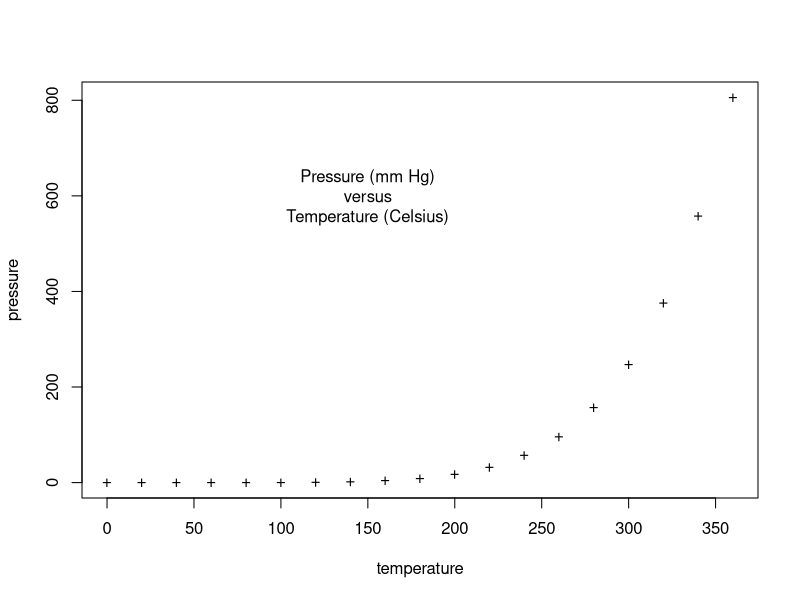
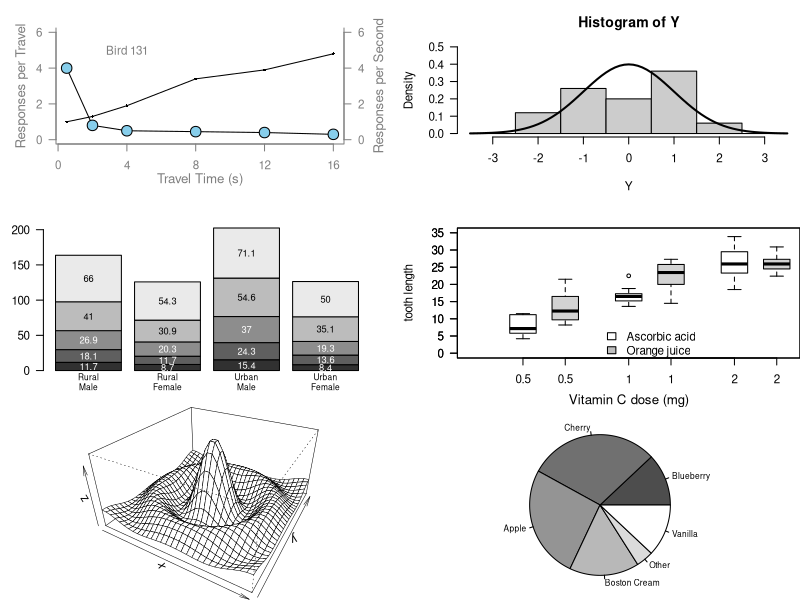
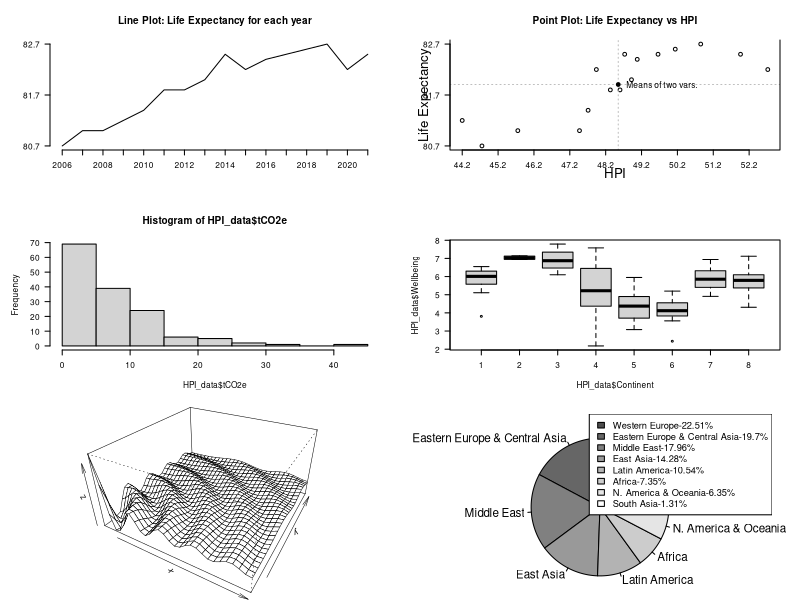

R code for these plots, in order:
## ---- chunk 1
### Paul Murrell's R examples (selected)

## Start plotting from basics 
# Note the order
plot(pressure, pch="+")  # Can you change pch? A: pch="+"
text(150, 600, 
     "Pressure (mm Hg)\nversus\nTemperature (Celsius)")

#  Examples of standard high-level plots 
#  In each case, extra output is also added using low-level 
#  plotting functions.
# 

# Setting the parameter (3 rows by 2 cols)
par(mfrow=c(3, 2))

# Scatterplot
# Note the incremental additions

x <- c(0.5, 2, 4, 8, 12, 16)
y1 <- c(1, 1.3, 1.9, 3.4, 3.9, 4.8)
y2 <- c(4, .8, .5, .45, .4, .3)

# Setting label orientation, margins c(bottom, left, top, right) & text size
par(las=1, mar=c(4, 4, 2, 4), cex=.7) 
plot.new()
plot.window(range(x), c(0, 6))
lines(x, y1)
lines(x, y2)
points(x, y1, pch=16, cex=0.5) # Try different cex value?  cex=0.5
points(x, y2, pch=21, bg="skyblue", cex=2)  # Different background color
par(col="gray50", fg="gray50", col.axis="gray50")
axis(1, at=seq(0, 16, 4)) # What is the first number standing for? X-axis
axis(2, at=seq(0, 6, 2))
axis(4, at=seq(0, 6, 2))
box(bty="u")
mtext("Travel Time (s)", side=1, line=2, cex=0.8)
mtext("Responses per Travel", side=2, line=2, las=0, cex=0.8)
mtext("Responses per Second", side=4, line=2, las=0, cex=0.8)
text(4, 5, "Bird 131")
par(mar=c(5.1, 4.1, 4.1, 2.1), col="black", fg="black", col.axis="black")

# Histogram
# Random data
Y <- rnorm(50)
# Make sure no Y exceed [-3.5, 3.5]
Y[Y < -3.5 | Y > 3.5] <- NA # Selection/set range
x <- seq(-3.5, 3.5, .1)
dn <- dnorm(x)
par(mar=c(4.5, 4.1, 3.1, 0))
hist(Y, breaks=seq(-3.5, 3.5), ylim=c(0, 0.5), 
     col="gray80", freq=FALSE)
lines(x, dnorm(x), lwd=2)
par(mar=c(5.1, 4.1, 4.1, 2.1))

# Barplot
par(mar=c(2, 3.1, 2, 2.1)) 
midpts <- barplot(VADeaths, 
                  col=gray(0.1 + seq(1, 9, 2)/11), 
                  names=rep("", 4))
mtext(sub(" ", "\n", colnames(VADeaths)),
      at=midpts, side=1, line=0.5, cex=0.5)
text(rep(midpts, each=5), apply(VADeaths, 2, cumsum) - VADeaths/2,
     VADeaths, 
     col=rep(c("white", "black"), times=3:2), 
     cex=0.8)
par(mar=c(5.1, 4.1, 4.1, 2.1))  

# Boxplot
par(mar=c(3, 4.1, 2, 0))
boxplot(len ~ dose, data = ToothGrowth,
        boxwex = 0.25, at = 1:3 - 0.2,
        subset= supp == "VC", col="white",
        xlab="",
        ylab="tooth length", ylim=c(0,35))
mtext("Vitamin C dose (mg)", side=1, line=2.5, cex=0.8)
boxplot(len ~ dose, data = ToothGrowth, add = TRUE,
        boxwex = 0.25, at = 1:3 + 0.2,
        
        subset= supp == "OJ")
legend(1.5, 9, c("Ascorbic acid", "Orange juice"), 
       fill = c("white", "gray"), 
       bty="n")
par(mar=c(5.1, 4.1, 4.1, 2.1))

# Persp
x <- seq(-10, 10, length= 30)
y <- x
f <- function(x,y) { r <- sqrt(x^2+y^2); 10 * sin(r)/r }
z <- outer(x, y, f)
z[is.na(z)] <- 1
# 0.5 to include z axis label
par(mar=c(0, 0.5, 0, 0), lwd=0.5)
persp(x, y, z, theta = 30, phi = 30, 
      expand = 0.5)
par(mar=c(5.1, 4.1, 4.1, 2.1), lwd=1)

# Piechart
par(mar=c(0, 2, 1, 2), xpd=FALSE, cex=0.5)
pie.sales <- c(0.12, 0.3, 0.26, 0.16, 0.04, 0.12)
names(pie.sales) <- c("Blueberry", "Cherry",
                      "Apple", "Boston Cream", "Other", "Vanilla")
pie(pie.sales, col = gray(seq(0.3,1.0,length=6))) 

# Exercise: Can you generate these charts individually?  Try these functions 
# using another dataset. Be sure to work on the layout and margins


## ---- chunk 2
# Creating a data frame for life expectancy data
life_expectancy_data <- data.frame(
  Year = c(2006, 2007, 2008, 2009, 2010, 2011, 2012, 2013, 2014, 2015, 2016, 2017, 2018, 2019, 2020, 2021),
  Life_Expectancy_Years = c(80.7, 81.0, 81.0, 81.2, 81.4, 81.8, 81.8, 82.0, 82.5, 82.2, 82.4, 82.5, 82.6, 82.7, 82.2, 82.5),
  HPI_data = c(44.75, 45.75, 47.47, 44.20, 47.71, 48.60, 48.33, 48.92, 48.73, 47.94, 49.08, 49.66, 50.14, 50.85, 52.72, 51.96)
)

HPI_data <- structure(list(ISO = c("VUT", "SWE", "SLV", "CRI", "NIC", "DNK", 
"ESP", "PAN", "FRA", "CHL", "PRT", "MDA", "HND", "NLD", "NOR", 
"GTM", "FIN", "ITA", "GBR", "ROU", "PHL", "ISR", "GRC", "SVN", 
"HRV", "THA", "TJK", "IRL", "DZA", "DOM", "PER", "CZE", "ALB", 
"BRA", "DEU", "VNM", "AUT", "MAR", "ECU", "JAM", "ARG", "NZL", 
"MEX", "UZB", "ARM", "HUN", "COL", "CHE", "JPN", "BTN", "CHN", 
"MKD", "KGZ", "TWN", "LTU", "SVK", "LKA", "ISL", "POL", "IDN", 
"MUS", "URY", "BHR", "BIH", "SEN", "AUS", "MLT", "BGD", "MYS", 
"LVA", "LBY", "BEL", "BLR", "TUN", "EST", "KOR", "BGR", "NPL", 
"CAN", "GEO", "CYP", "UKR", "KHM", "MNE", "COG", "SRB", "GAB", 
"AZE", "ETH", "PRY", "TUR", "PAK", "IRQ", "CMR", "MOZ", "GHA", 
"JOR", "VEN", "MRT", "CIV", "EGY", "USA", "BOL", "MMR", "GIN", 
"UGA", "KEN", "NER", "SGP", "LAO", "MDG", "KAZ", "ZAF", "SAU", 
"IRN", "BEN", "BFA", "TZA", "LBR", "RWA", "IND", "RUS", "HTI", 
"MWI", "YEM", "ARE", "TGO", "HKG", "TKM", "COD", "TTO", "LUX", 
"SLE", "KWT", "MLI", "NAM", "NGA", "MNG", "ZWE", "LBN", "ZMB", 
"QAT", "TCD", "AFG", "LSO", "BWA", "CAF"), LifeExp = c(70.4, 
83, 70.7, 77, 73.8, 81.4, 83, 76.2, 82.5, 78.9, 81, 68.8, 70.1, 
81.7, 83.2, 69.2, 82, 82.9, 80.7, 74.2, 69.3, 82.3, 80.1, 80.7, 
77.6, 78.7, 71.6, 82, 76.4, 72.6, 72.4, 77.7, 76.5, 72.8, 80.6, 
73.6, 81.6, 74, 73.7, 70.5, 75.4, 82.5, 70.2, 70.9, 72, 74.5, 
72.8, 84, 84.8, 71.8, 78.2, 73.8, 70, 81, 73.7, 74.9, 76.4, 82.7, 
76.5, 67.6, 73.6, 75.4, 78.8, 75.3, 67.1, 84.5, 83.8, 72.4, 74.9, 
73.6, 71.9, 81.9, 72.4, 73.8, 77.1, 83.7, 71.8, 68.5, 82.7, 71.7, 
81.2, 71.6, 69.6, 76.3, 63.5, 74.2, 65.8, 69.4, 65, 70.3, 76, 
66.1, 70.4, 60.3, 59.3, 63.8, 74.3, 70.6, 64.4, 58.6, 70.2, 77.2, 
63.6, 65.7, 58.9, 62.7, 61.4, 61.6, 82.8, 68.1, 64.5, 69.4, 62.3, 
76.9, 73.9, 59.8, 59.3, 66.2, 60.7, 66.1, 67.2, 69.4, 63.2, 62.9, 
63.8, 78.7, 61.6, 85.5, 69.3, 59.2, 73, 82.6, 60.1, 78.7, 58.9, 
59.3, 52.7, 71, 59.3, 75, 61.2, 79.3, 52.5, 62, 53.1, 61.1, 53.9
), Wellbeing = c(7.12, 7.44, 6.43, 6.41, 6.1, 7.7, 6.47, 6.55, 
6.66, 6.44, 6.18, 5.96, 6.11, 7.31, 7.36, 6.3, 7.79, 6.47, 6.87, 
6.55, 5.97, 7.58, 6.1, 6.76, 6.29, 5.64, 5.29, 6.83, 5.22, 6.03, 
5.69, 6.94, 5.26, 6.01, 6.75, 5.54, 7.08, 5.33, 5.43, 5.81, 5.91, 
7.14, 5.99, 6.19, 5.3, 6.23, 5.29, 7.33, 6.09, 5.2, 5.86, 5.53, 
5.56, 6.25, 6.86, 6.42, 4.1, 7.56, 5.98, 5.43, 5.95, 6.5, 6.5, 
5.75, 4.9, 7.11, 6.44, 4.12, 6.01, 6.35, 5.5, 6.88, 5.6, 4.5, 
6.55, 6.11, 5.42, 4.62, 6.94, 4.91, 6.27, 5.31, 4.56, 5.39, 4.92, 
6.25, 5.08, 5.2, 4.1, 5.58, 4.37, 4.49, 5.09, 4.96, 5.18, 4.38, 
3.91, 5.11, 4.5, 5.06, 4.03, 6.96, 5.57, 4.31, 4.94, 4.22, 4.46, 
4.37, 6.59, 4.93, 3.89, 6.26, 5.6, 6.45, 4.79, 4.49, 4.64, 3.68, 
4.05, 3.4, 3.56, 5.45, 3.81, 3.64, 3.64, 6.73, 4.04, 5.32, 5.45, 
3.8, 6.2, 7.06, 3.71, 6.17, 4.11, 4.49, 4.48, 5.72, 3.15, 2.18, 
3.08, 6.5, 4.4, 2.44, 3.7, 3.5, 3.1), tCO2e = c(2.62, 8.7, 2.03, 
4.37, 2.61, 10.04, 7.12, 5.24, 7.91, 6.2, 6.36, 1.29, 2.19, 10.11, 
11.02, 2.47, 12.19, 8.49, 8.94, 5.42, 2.08, 12.25, 6.89, 9.26, 
6.58, 5.05, 1.48, 10.21, 3.11, 4.13, 3.19, 9.23, 3.67, 4.59, 
10.44, 3.79, 12.15, 3.38, 3.82, 3.78, 6.39, 13.91, 4.69, 5.69, 
3.43, 7.46, 3.74, 15.7, 11.66, 3.29, 8.38, 5.49, 4.09, 11.43, 
10.27, 9.34, 2.18, 17.82, 8.89, 3.19, 7.65, 10.51, 12.14, 7.85, 
1.47, 17.7, 14.82, 1.22, 8.97, 9.58, 5.89, 15.84, 6.59, 3.33, 
12.59, 14.39, 6.34, 2.09, 17.87, 4.59, 14.96, 6.45, 2.8, 9.59, 
1.84, 12.28, 3.87, 6.1, 0.2, 8.27, 6.27, 2.23, 6.79, 1.3, 1.6, 
1.13, 4.11, 7.37, 2.08, 1.23, 3.14, 19.59, 5.88, 2.46, 1.7, 1.08, 
1.36, 1.11, 23.24, 6.98, 1.08, 14.22, 7.08, 20.16, 10.5, 1.55, 
1.87, 1.61, 0.48, 0.7, 2.1, 12.09, 1.33, 0.69, 1.38, 26.78, 2.16, 
23.5, 14.23, 0.57, 21.81, 34.91, 0.89, 28.84, 3.76, 6.22, 1.55, 
24.67, 0.82, 4.91, 2.23, 42.2, 3.88, 1.14, 3.04, 10.28, 1.83), 
    Continent = c(8L, 3L, 1L, 1L, 1L, 3L, 3L, 1L, 3L, 1L, 3L, 
    7L, 1L, 3L, 3L, 1L, 3L, 3L, 3L, 7L, 8L, 4L, 3L, 7L, 7L, 8L, 
    7L, 3L, 4L, 1L, 1L, 7L, 7L, 1L, 3L, 8L, 3L, 4L, 1L, 1L, 1L, 
    2L, 1L, 7L, 7L, 7L, 1L, 3L, 8L, 6L, 8L, 7L, 7L, 8L, 7L, 7L, 
    6L, 3L, 7L, 8L, 5L, 1L, 4L, 7L, 5L, 2L, 3L, 6L, 8L, 7L, 4L, 
    3L, 7L, 4L, 7L, 8L, 7L, 6L, 2L, 7L, 3L, 7L, 8L, 7L, 5L, 7L, 
    5L, 7L, 5L, 1L, 4L, 6L, 4L, 5L, 5L, 5L, 4L, 1L, 5L, 5L, 4L, 
    2L, 1L, 8L, 5L, 5L, 5L, 5L, 8L, 8L, 5L, 7L, 5L, 4L, 4L, 5L, 
    5L, 5L, 5L, 5L, 6L, 7L, 1L, 5L, 4L, 4L, 5L, 8L, 7L, 5L, 1L, 
    3L, 5L, 4L, 5L, 5L, 5L, 8L, 5L, 4L, 5L, 4L, 5L, 6L, 5L, 5L, 
    5L)), class = "data.frame", row.names = c(NA, -147L))
HPI_data$Continent<-as.factor(HPI_data$Continent)

# Display the data frame
par(mar = c(5, 5, 4, 2))   # Set the canvas for a plot with the specified margin.
plot.new()
plot.window(range(life_expectancy_data$Year), c(min(life_expectancy_data$Life_Expectancy_Years), max(life_expectancy_data$Life_Expectancy_Years)))
lines(life_expectancy_data$Year, life_expectancy_data$Life_Expectancy_Years,type="l")
axis(1, at=seq(min(life_expectancy_data$Year),max(life_expectancy_data$Year),1))
axis(2, at=seq(min(life_expectancy_data$Life_Expectancy_Years),max(life_expectancy_data$Life_Expectancy_Years),1))
title("Line Plot: Life Expectancy for each year")

# Plot 2
par(mar = c(5, 5, 4, 2))   # Set the canvas for a plot with the specified margin.
plot.new()
plot.window(c(min(life_expectancy_data$HPI_data),max(life_expectancy_data$HPI_data)), c(min(life_expectancy_data$Life_Expectancy_Years), max(life_expectancy_data$Life_Expectancy_Years)))
points(life_expectancy_data$HPI_data, life_expectancy_data$Life_Expectancy_Years)
abline(v=mean(life_expectancy_data$HPI_data),h=mean(life_expectancy_data$Life_Expectancy_Years),lty=3,col="grey")
axis(1, at=seq(min(life_expectancy_data$HPI_data),max(life_expectancy_data$HPI_data),1))
axis(2, at=seq(min(life_expectancy_data$Life_Expectancy_Years),max(life_expectancy_data$Life_Expectancy_Years),1))
mtext("HPI", side=1, line=2, cex=0.8)
mtext("Life Expectancy", side=2, line=2, las=0, cex=0.8)
box(bty="u")
text(mean(life_expectancy_data$HPI_data)*1.025, mean(life_expectancy_data$Life_Expectancy_Years), "Means of two vars.")
points(mean(life_expectancy_data$HPI_data), mean(life_expectancy_data$Life_Expectancy_Years), pch=19,cex=1)
title("Point Plot: Life Expectancy vs HPI")

# Plot 3 
hist(HPI_data$tCO2e)

# Plot 4
boxplot(HPI_data$Wellbeing~HPI_data$Continent)

# Plot 5
# Persp
# 0.5 to include z axis label

# Scale the sorted LifeExp and Wellbeing values
sorted_data <- HPI_data[order(HPI_data$Wellbeing), ]
x <- order(scale(sorted_data$Wellbeing)[1:30])
y <- x

# Create z values (you can use any variable here)
f <- function(x,y) { r <- sqrt(x^2+y^2); 10 * sin(r)/r }
z <- outer(x, y, f)

par(mar=c(0, 0.5, 0, 0), lwd=0.5)
persp(x, y, z, theta = 30, phi = 30, 
      expand = 0.5)
par(mar=c(5.1, 4.1, 4.1, 2.1), lwd=1)

# Plot 6

# Piechart
# Aggregate CO2 emissions by continent
cont_co2 <- aggregate(x = HPI_data$tCO2e, by = list(HPI_data$Continent), FUN = sum)[, 2]
# Names for each continent
continent_names <- c("Latin America", "N. America & Oceania", "Western Europe", "Middle East", "Africa", "South Asia", "Eastern Europe & Central Asia", "East Asia")

# Calculate percentage of each value
percentages <- round(cont_co2 / sum(cont_co2) * 100, 2)

# Combine names with percentages
labels <- paste(continent_names, "-", percentages, "%", sep="")

# Sort cont_co2 and labels in decreasing order
order_decreasing <- order(cont_co2, decreasing = TRUE)
cont_co2_sorted <- cont_co2[order_decreasing]
labels_sorted <- labels[order_decreasing]
continent_names_sorted <-continent_names[order_decreasing]
names(cont_co2_sorted)<-continent_names_sorted
# Create the pie chart
par(mar = c(0, 2, 1, 2), xpd = FALSE, cex = 0.7)
pie(cont_co2_sorted, col = gray(seq(0.3, 1.0, length = 8))) 

# Add the legend
legend("topright", legend = labels_sorted, fill = gray(seq(0.3, 1.0, length = 8)), cex = 0.8)

